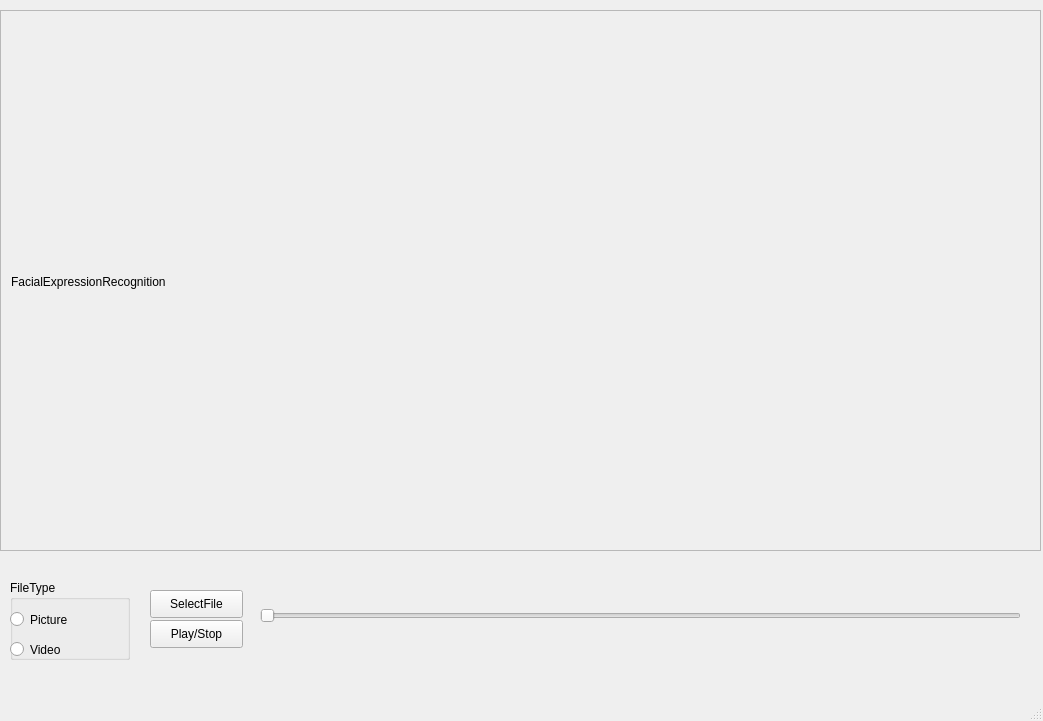
<?xml version="1.0" encoding="UTF-8"?>
<ui version="4.0">
 <class>MainWindow</class>
 <widget class="QMainWindow" name="MainWindow">
  <property name="geometry">
   <rect>
    <x>0</x>
    <y>0</y>
    <width>1043</width>
    <height>721</height>
   </rect>
  </property>
  <property name="windowTitle">
   <string>MainWindow</string>
  </property>
  <widget class="QWidget" name="centralwidget">
   <widget class="QGroupBox" name="groupBox">
    <property name="geometry">
     <rect>
      <x>10</x>
      <y>580</y>
      <width>120</width>
      <height>80</height>
     </rect>
    </property>
    <property name="title">
     <string>FileType</string>
    </property>
    <widget class="QRadioButton" name="picRadioButton">
     <property name="geometry">
      <rect>
       <x>0</x>
       <y>30</y>
       <width>115</width>
       <height>19</height>
      </rect>
     </property>
     <property name="text">
      <string>Picture</string>
     </property>
    </widget>
    <widget class="QRadioButton" name="videoRadioButton">
     <property name="geometry">
      <rect>
       <x>0</x>
       <y>60</y>
       <width>115</width>
       <height>19</height>
      </rect>
     </property>
     <property name="text">
      <string>Video</string>
     </property>
    </widget>
   </widget>
   <widget class="QPushButton" name="selectPushButton">
    <property name="geometry">
     <rect>
      <x>150</x>
      <y>590</y>
      <width>93</width>
      <height>28</height>
     </rect>
    </property>
    <property name="text">
     <string>SelectFile</string>
    </property>
   </widget>
   <widget class="QPushButton" name="playPushButton">
    <property name="geometry">
     <rect>
      <x>150</x>
      <y>620</y>
      <width>93</width>
      <height>28</height>
     </rect>
    </property>
    <property name="text">
     <string>Play/Stop</string>
    </property>
   </widget>
   <widget class="QSlider" name="Slider">
    <property name="geometry">
     <rect>
      <x>260</x>
      <y>600</y>
      <width>761</width>
      <height>31</height>
     </rect>
    </property>
    <property name="orientation">
     <enum>Qt::Horizontal</enum>
    </property>
   </widget>
   <widget class="QScrollArea" name="scrollArea">
    <property name="geometry">
     <rect>
      <x>0</x>
      <y>10</y>
      <width>1041</width>
      <height>541</height>
     </rect>
    </property>
    <property name="widgetResizable">
     <bool>true</bool>
    </property>
    <widget class="QWidget" name="scrollAreaWidgetContents">
     <property name="geometry">
      <rect>
       <x>0</x>
       <y>0</y>
       <width>1039</width>
       <height>539</height>
      </rect>
     </property>
     <widget class="QLabel" name="monitorLabel">
      <property name="enabled">
       <bool>true</bool>
      </property>
      <property name="geometry">
       <rect>
        <x>10</x>
        <y>10</y>
        <width>1021</width>
        <height>521</height>
       </rect>
      </property>
      <property name="text">
       <string>FacialExpressionRecognition</string>
      </property>
     </widget>
    </widget>
   </widget>
  </widget>
  <widget class="QMenuBar" name="menubar">
   <property name="geometry">
    <rect>
     <x>0</x>
     <y>0</y>
     <width>1043</width>
     <height>26</height>
    </rect>
   </property>
  </widget>
  <widget class="QStatusBar" name="statusbar"/>
 </widget>
 <resources/>
 <connections/>
</ui>
